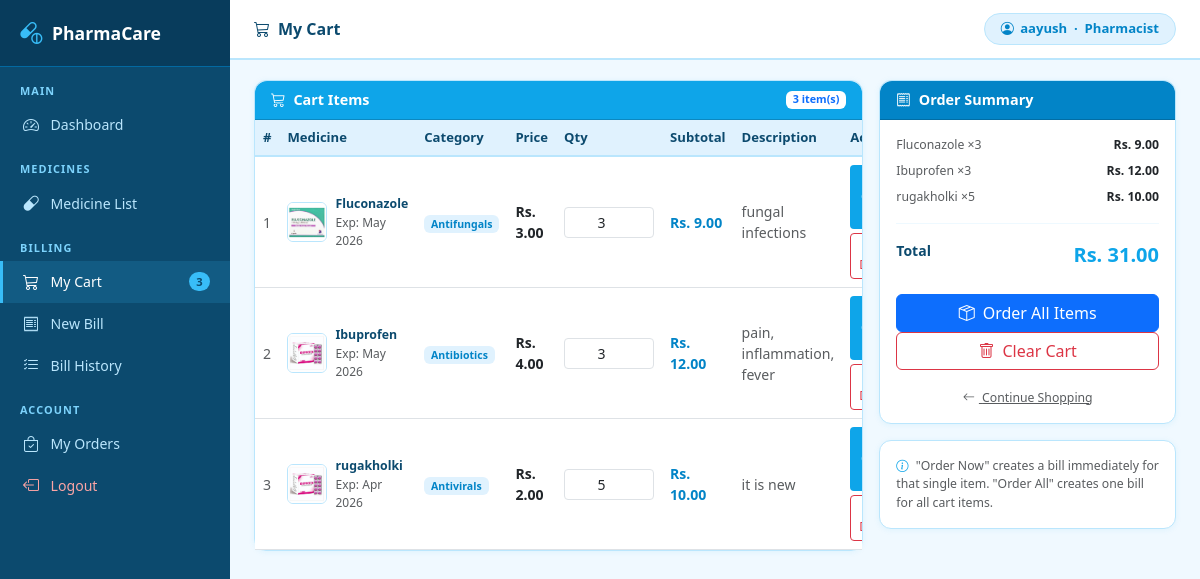
The app's page /cart/ (signed in) with its own data.
### pharmacy/models.py (models this page shows, shortened)
class User(AbstractUser):
    ROLE_CHOICES = [('admin','Admin'),('pharmacist','Pharmacist')]
    role = models.CharField(max_length=20, choices=ROLE_CHOICES, default='pharmacist')
    class Meta:
        app_label = 'pharmacy'

class CartItem(models.Model):
    user     = models.ForeignKey(User, on_delete=models.CASCADE)
    medicine = models.ForeignKey(Medicine, on_delete=models.CASCADE)
    quantity = models.PositiveIntegerField(default=1)
    added_at = models.DateTimeField(auto_now_add=True)
    class Meta:
        app_label       = 'pharmacy'
        unique_together = ('user', 'medicine')
    @property
    def subtotal(self):
        return self.medicine.price * self.quantity

class Medicine(models.Model):
    name                = models.CharField(max_length=200)
    category            = models.ForeignKey(Category, on_delete=models.SET_NULL,
                                             null=True, blank=True)
    price               = models.DecimalField(max_digits=10, decimal_places=2)
    stock_quantity      = models.PositiveIntegerField(default=0)
    expiry_date         = models.DateField()
    manufacturer        = models.DateField()
    description = models.TextField(blank=True, null=True)
    low_stock_threshold = models.PositiveIntegerField(default=10)
    image               = models.ImageField(upload_to='medicines/', blank=True, null=True)
    created_at          = models.DateTimeField(auto_now_add=True)
    updated_at          = models.DateTimeField(auto_now=True)
    class Meta:
        app_label = 'pharmacy'

class Category(models.Model):
    name        = models.CharField(max_length=100, unique=True)
    description = models.TextField(blank=True)
    class Meta:
        app_label           = 'pharmacy'
        verbose_name_plural = 'Categories'

### pharmacy/views.py (the view)
# urls.py: path('cart/',views.cart_view,name='cart'),
@login_required
def cart_view(request):
    cart_items  = CartItem.objects.filter(
        user=request.user).select_related('medicine', 'medicine__category')
    grand_total = sum(item.subtotal for item in cart_items)
    return render(request, 'pharmacy/cart.html', {
        'cart_items':  cart_items,
        'grand_total': grand_total,
    })

### templates/pharmacy/cart.html (shortened to what this page needs)
{% extends 'pharmacy/base.html' %}
{% block page_title %}<i class="bi bi-cart3 me-2"></i>My Cart{% endblock %}
{% block content %}
{% if cart_items %}
<div class="row g-3">
    <div class="col-lg-8">
        <div class="card">
            <div class="card-header text-white d-flex align-items-center justify-content-between"
                 style="background:#0ea5e9;">
                <span><i class="bi bi-cart3 me-2"></i>Cart Items</span>
                <span class="badge bg-white text-primary">
                    {{ cart_items|length }} item(s)
                </span>
            </div>
            <div class="card-body p-0">
                <div class="table-responsive">
                    <table class="table table-hover mb-0">
                        <thead>
                            <tr>
                                <th>#</th>
                                <th>Medicine</th>
                                <th>Category</th>
                                <th>Price</th>
                                <th>Qty</th>
                                <th>Subtotal</th>
                                <th>Description</th>
                                <th>Action</th>
                            </tr>
                        </thead>
                        <tbody>
                            {% for item in cart_items %}
                            <tr>
                                <td class="text-muted small align-middle">
                                    {{ forloop.counter }}
                                </td>
                                <td class="align-middle">
                                    <div class="d-flex align-items-center gap-2">
                                        {% if item.medicine.image %}
                                        <img src="{{ item.medicine.image.url }}"
                                             alt="{{ item.medicine.name }}"
                                             style="width:40px; height:40px;
                                                    object-fit:contain;
                                                    border-radius:6px;
                                                    border:1px solid #bae6fd;">
                                        {% endif %}
                                        <div>
                                            <div class="fw-semibold small"
                                                 style="color:#0c4a6e;">
                                                {{ item.medicine.name }}
                                            </div>
                                            <div class="text-muted"
                                                 style="font-size:0.75rem;">
                                                Exp: {{ item.medicine.expiry_date|date:"M Y" }}
                                            </div>
                                        </div>
                                    </div>
                                </td>
                                <td class="align-middle small">
                                    <span class="badge"
                                          style="background:#e0f2fe; color:#0284c7;">
                                        {{ item.medicine.category.name|default:"—" }}
                                    </span>
                                </td>
                                <td class="align-middle small fw-semibold">
                                    Rs. {{ item.medicine.price }}
                                </td>
                                <td class="align-middle">
                                    <form method="POST"
                                          action="{% url 'update_cart' item.pk %}">
                                        <div class="input-group input-group-sm"
                                             style="width:90px;">
                                            <input type="number"
                                                   name="quantity"
                                                   class="form-control form-control-sm text-center"
                                                   value="{{ item.quantity }}"
                                                   min="1"
                                                   max="{{ item.medicine.stock_quantity }}"
                                                   onchange="this.form.submit()">
                                        </div>
                                    </form>
                                </td>
                                <td class="align-middle fw-bold"
                                    style="color:#0284c7;">
                                    Rs. {{ item.subtotal }}
                                </td>
                                <td class="align-middle small text-muted"
                                    style="max-width:140px;">
                                    {{ item.medicine.description|truncatechars:50|default:"—" }}
                                </td>
                                <td class="align-middle">
                                    <div class="d-flex flex-column gap-1">
                                        <form method="POST"
                                              action="{% url 'order_now' item.pk %}">
                                            <button type="submit"
                                                    class="btn btn-sm text-white w-100"
                                                    style="background:#0ea5e9;
                                                           font-size:0.75rem;">
                                            </button>
                                        </form>
                                        <form method="POST"
                                              action="{% url 'remove_from_cart' item.pk %}">
                                            <button type="submit"
                                                    class="btn btn-sm btn-outline-danger w-100"
                                                    style="font-size:0.75rem;"
                                                    onclick="return confirm('Remove this item?')">
                                            </button>
                                        </form>
                                    </div>
                                </td>
                            </tr>
                            {% endfor %}
                        </tbody>
                    </table>
                </div>
            </div>
        </div>
    </div>
    <div class="col-lg-4">
        <div class="card">
            <div class="card-header text-white"
                 style="background:#0284c7;">
                <i class="bi bi-receipt me-2"></i>Order Summary
            </div>
            <div class="card-body">
                {% for item in cart_items %}
                <div class="d-flex justify-content-between small mb-2">
                    <span class="text-muted">
                        {{ item.medicine.name }}
                        <span class="text-muted">×{{ item.quantity }}</span>
                    </span>
                    <span class="fw-semibold">Rs. {{ item.subtotal }}</span>
                </div>
                {% endfor %}
                <hr style="border-color:#bae6fd;">
                <div class="d-flex justify-content-between fw-bold mb-4">
                    <span style="color:#0c4a6e;">Total</span>
                    <span class="fs-5" style="color:#0ea5e9;">
                        Rs. {{ grand_total|floatformat:2 }}
                    </span>
                </div>
                <a href="#" class="btn btn-primary w-100"  disabled>
    <i class="bi bi-box-seam me-2"></i>Order All Items
</a>
                <form method="POST" action="{% url 'clear_cart' %}">
                    <button type="submit"
                            class="btn btn-outline-danger w-100"
                            onclick="return confirm('Clear entire cart?')">
                        <i class="bi bi-trash me-2"></i>Clear Cart
                    </button>
                </form>
                <div class="mt-3 text-center">
                    <a href="{% url 'medicine_list' %}"
                       class="text-muted small">
                        <i class="bi bi-arrow-left me-1"></i>
                        Continue Shopping
                    </a>
                </div>
            </div>
        </div>
        <div class="card mt-3">
            <div class="card-body small text-muted">
                <i class="bi bi-info-circle me-1" style="color:#0ea5e9;"></i>
                "Order Now" creates a bill immediately for that single item.
                "Order All" creates one bill for all cart items.
            </div>
        </div>
    </div>
</div>
{% endif %}
{% endblock %}

### templates/pharmacy/base.html (shortened to what this page needs)
<!DOCTYPE html>
<html lang="en">
<head>
    <link href="https://cdn.jsdelivr.net/npm/bootstrap@5.3.0/dist/css/bootstrap.min.css" rel="stylesheet">
    <link href="https://cdn.jsdelivr.net/npm/bootstrap-icons@1.11.0/font/bootstrap-icons.css" rel="stylesheet">
</head>
<body>
{% if user.is_authenticated %}
<div class="sidebar">
    <div class="sidebar-brand">
        <i class="bi bi-capsule-pill"></i>
        PharmaCare
    </div>
    <div class="nav-section">Main</div>
    <a href="{% url 'dashboard' %}"
       class="nav-link {% if request.resolver_match.url_name == 'dashboard' %}active{% endif %}">
        <i class="bi bi-speedometer2"></i> Dashboard
    </a>
    <div class="nav-section">Medicines</div>
    <a href="{% url 'medicine_list' %}"
       class="nav-link {% if 'medicine' in request.resolver_match.url_name %}active{% endif %}">
        <i class="bi bi-capsule"></i> Medicine List
    </a>
    <div class="nav-section">Billing</div>
    <a href="{% url 'cart' %}"
       class="nav-link {% if request.resolver_match.url_name == 'cart' %}active{% endif %}">
        <i class="bi bi-cart3"></i> My Cart
        {% with count=request.user.cartitem_set.count %}
        {% if count > 0 %}
        <span class="badge rounded-pill ms-auto"
              style="background:#38bdf8; color:#0c4a6e; font-size:0.7rem;">
            {{ count }}
        </span>
        {% endif %}
        {% endwith %}
    </a>
    <a href="{% url 'create_bill' %}"
       class="nav-link {% if request.resolver_match.url_name == 'create_bill' %}active{% endif %}">
        <i class="bi bi-receipt"></i> New Bill
    </a>
    <a href="{% url 'bill_list' %}"
       class="nav-link {% if request.resolver_match.url_name == 'bill_list' %}active{% endif %}">
        <i class="bi bi-list-check"></i> Bill History
    </a>
    <div class="nav-section">Account</div>
<a href="{% url 'my_orders' %}"
   class="nav-link {% if request.resolver_match.url_name == 'my_orders' %}active{% endif %}">
    <i class="bi bi-bag-check"></i> My Orders
</a>
<a href="{% url 'logout' %}" class="nav-link" style="color:#fca5a5;">
    <i class="bi bi-box-arrow-left"></i> Logout
</a>
</div>
<div class="topbar">
    <span class="topbar-title">
        {% block page_title %}Dashboard{% endblock %}
    </span>
    <div class="user-pill">
        <i class="bi bi-person-circle"></i>
        {{ user.username }} &nbsp;·&nbsp; {{ user.role|title }}
    </div>
</div>
<div class="main">
    {% block content %}{% endblock %}
</div>
{% else %}
    {% block auth_content %}{% endblock %}
{% endif %}
</body>
</html>

### templates/pharmacy/base.html (style rules this page uses)
:root { --sky: #0ea5e9; --sky-dark: #0284c7; --sky-light: #e0f2fe; --sky-mid: #bae6fd; --sidebar-w: 230px; --topbar-h: 60px; }
* { box-sizing: border-box; }
body { background: #f0f9ff; font-family: 'Segoe UI', sans-serif; font-size: 14px; }
.sidebar { position: fixed; top: 0; left: 0; width: var(--sidebar-w); height: 100vh; background: #0c4a6e; overflow-y: auto; z-index: 200; }
.sidebar-brand { background: #083c5c; padding: 1rem 1.25rem; display: flex; align-items: center; gap: 0.6rem; color: #fff; font-size: 1.1rem; font-weight: 700; border-bottom: 1px solid #0369a1; }
.sidebar-brand i { color: #38bdf8; font-size: 1.4rem; }
.nav-section { color: #7dd3fc; font-size: 0.68rem; font-weight: 600; text-transform: uppercase; letter-spacing: 0.1em; padding: 1rem 1.25rem 0.3rem; }
.sidebar .nav-link { color: #bae6fd; padding: 0.55rem 1.25rem; display: flex; align-items: center; gap: 0.6rem; font-size: 0.88rem; border-left: 3px solid transparent; transition: all 0.15s; }
.sidebar .nav-link:hover, .sidebar .nav-link.active { color: #fff; background: rgba(56,189,248,0.15); border-left-color: #38bdf8; }
.sidebar .nav-link i { font-size: 1rem; width: 18px; }
.topbar { position: fixed; top: 0; left: var(--sidebar-w); right: 0; height: var(--topbar-h); background: #fff; border-bottom: 2px solid var(--sky-mid); display: flex; align-items: center; justify-content: space-between; padding: 0 1.5rem; z-index: 100; }
.topbar-title { font-weight: 700; font-size: 1rem; color: #0c4a6e; }
.user-pill { background: var(--sky-light); color: var(--sky-dark); border: 1px solid var(--sky-mid); border-radius: 50px; padding: 0.3rem 1rem; font-size: 0.82rem; font-weight: 600; display: flex; align-items: center; gap: 0.4rem; }
.main { margin-left: var(--sidebar-w); padding-top: calc(var(--topbar-h) + 1.25rem); padding-left: 1.5rem; padding-right: 1.5rem; padding-bottom: 2rem; min-height: 100vh; }
.card { border: 1px solid var(--sky-mid); border-radius: 12px; box-shadow: 0 1px 6px rgba(14,165,233,0.08); }
.card-header { border-radius: 12px 12px 0 0 !important; font-weight: 600; font-size: 0.9rem; }
.table thead th { background: var(--sky-light); color: #0c4a6e; font-weight: 600; font-size: 0.82rem; border-bottom: 2px solid var(--sky-mid); }
.table td { vertical-align: middle; font-size: 0.88rem; }

### records on screen
User: username "aayush", role "Pharmacist"
CartItem: medicine.image (picture), medicine.name "Fluconazole", medicine.expiry_date "May 2026", medicine.category.name "Antifungals", medicine.price "3.00", quantity "3", subtotal "9.00", medicine.description "fungal infections"
CartItem: medicine.image (picture), medicine.name "Ibuprofen", medicine.expiry_date "May 2026", medicine.category.name "Antibiotics", medicine.price "4.00", quantity "3", subtotal "12.00", medicine.description "pain, inflammation, fever"
CartItem: medicine.image (picture), medicine.name "rugakholki", medicine.expiry_date "Apr 2026", medicine.category.name "Antivirals", medicine.price "2.00", quantity "5", subtotal "10.00", medicine.description "it is new"

### other values on screen
{{ count }} "3"
{{ cart_items|length }} "3"
{{ grand_total|floatformat:2 }} "31.00"
